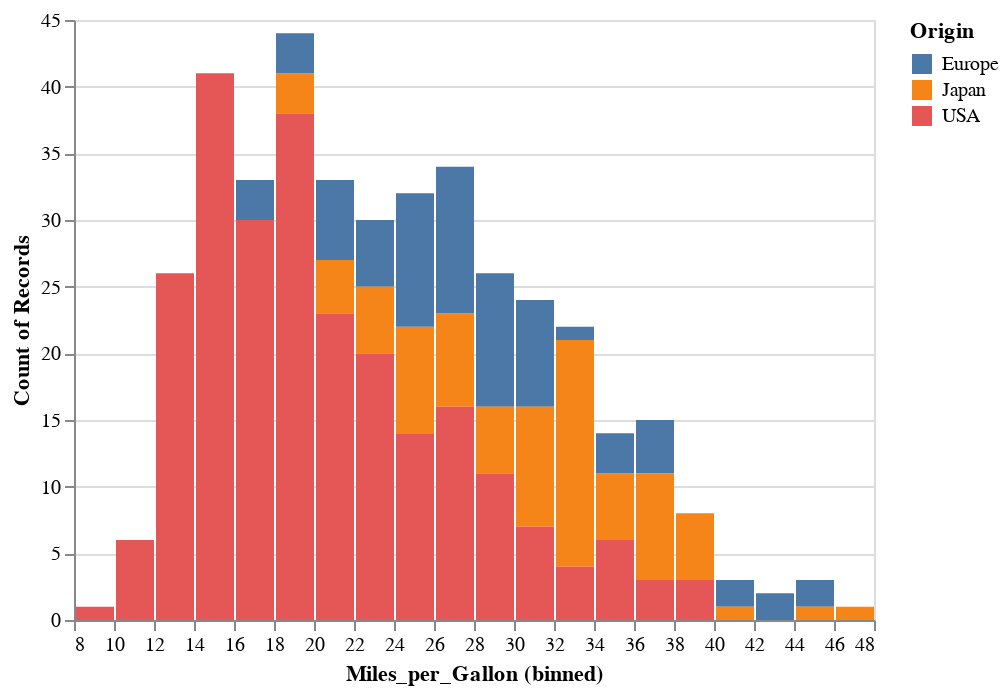

The notebook cell this image was saved under:
### Code cell
alt.Chart(cars).mark_bar().encode(
    x=alt.X('Miles_per_Gallon', bin=alt.Bin(maxbins=30)),
    y='count()',
    color='Origin'
)
#Tambien puedo agregar color segun otra variable y se puede customizar el numero de intervalos

### Figure 1 — Vega-Lite specification as saved in the notebook (floating-point values rounded to 4 significant figures; data arrays with more than 128 entries replaced by an {"elided": "..."} marker saying what was removed)
{"config": {"view": {"continuousWidth": 400, "continuousHeight": 300}}, "data": {"name": "data-f02450ab61490a1363517a0190416235"}, "mark": "bar", "encoding": {"color": {"field": "Origin", "type": "nominal"}, "x": {"bin": {"maxbins": 30}, "field": "Miles_per_Gallon", "type": "quantitative"}, "y": {"aggregate": "count", "type": "quantitative"}}, "$schema": "https://vega.github.io/schema/vega-lite/v4.17.0.json", "datasets": {"data-f02450ab61490a1363517a0190416235": {"elided": "406 records"}}}
